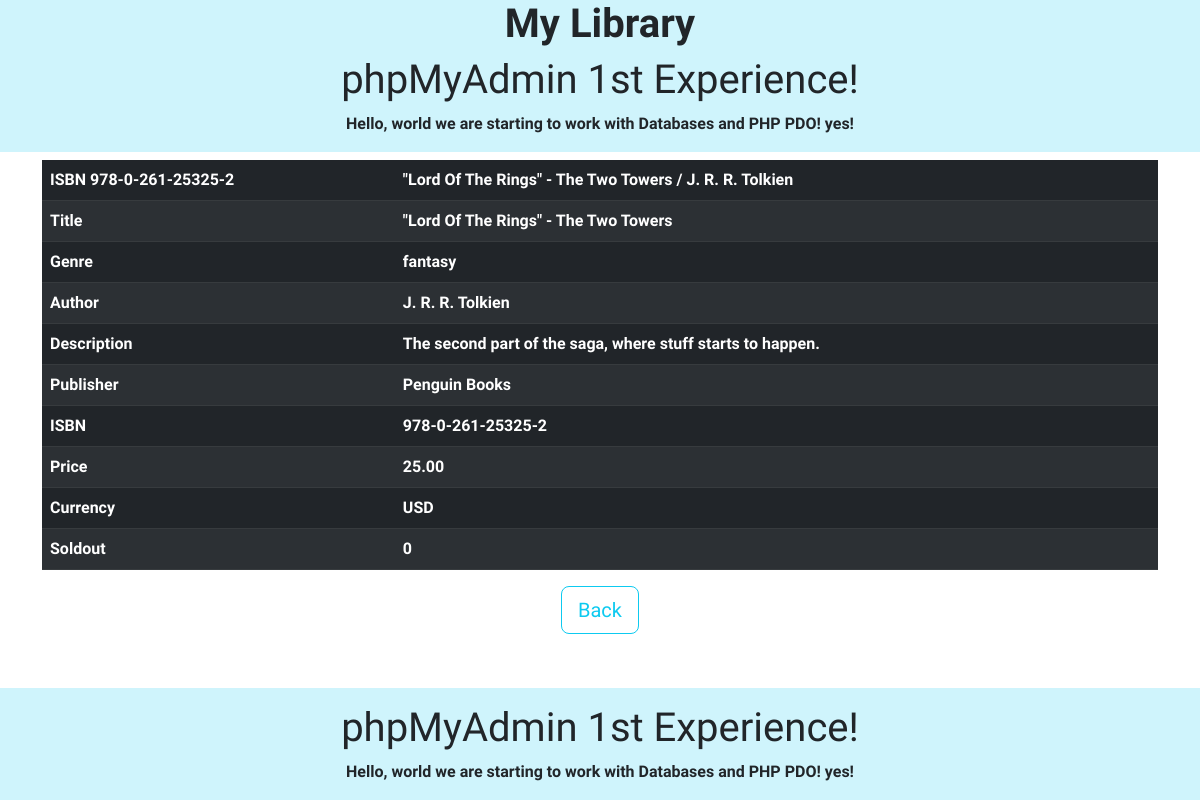
The app's page /bookview.php?id=3 with its own data.
### tables this page shows
CREATE TABLE `books` (
  `id` int NOT NULL,
  `title` text NOT NULL,
  `genre` enum('science-fiction','fantasy','poetry','comedy','comix','novel') NOT NULL,
  `author` varchar(50) NOT NULL,
  `description` varchar(1024) NOT NULL,
  `publisher` varchar(64) NOT NULL,
  `ISBN` varchar(32) NOT NULL,
  `price` decimal(10,2) NOT NULL,
  `currency` enum('CHF','USD') NOT NULL,
  `out_of_print` tinyint(1) NOT NULL,
  `modification_date` date DEFAULT NULL,
  `modification_time` time DEFAULT NULL
);

### includes/db.php (called while the page is built, shortened)
<?php
function translateColumnName($columnName) {
  return NAME_MAP[$columnName];
}
?>

### bookview.php (the view, shortened to what this page needs)
<?php
require "./includes/include_head.php";
require "./includes/header.php";
?>
<body>
<main>
<?php
require 'includes/db.php';
if(isset($_GET['id'])) {
  $id = $_GET['id'];
}
else {
  exit("ATTENTION: Identifier ID in URL missing!");
}
$query = $dbConnection->query("SELECT `title`, `genre`, `author`, `description`, `publisher`, `ISBN`, `price`, `currency`, `out_of_print` FROM `books` WHERE `id` = $id");
$row = $query->fetch(PDO::FETCH_ASSOC);
?>
<div class="container">
    <div class="col-sm ">
    <table class="table table-dark table-striped">
      <thead>
        <tr class="table-dark">
          <th scope="col">ISBN <?php echo $row['ISBN'];?></th>
          <th scope="col"><?php echo $row['title'];?> / <?php echo $row['author'];?></th>
        </tr>
      </thead>
      <tbody>
        <?php
            foreach ($row as $columnName => $value) {
             $translatedColumnName = translateColumnName($columnName);
            echo "<tr>
                    <td>$translatedColumnName</td>
                    <td>$value</td>
                  </tr>";
            }
        ?>
      </tbody>
    </table>
    </div>
    <div class="col-sm text-center">
    <a class="btn btn-outline-info btn-lg " href="./index.php" role="button">Back</a>
    </div>
  </div>
<?php
require "./includes/footer.php";
?>
</main>
  </body>
</html>

### includes/include_head.php (style rules this page uses)
body { font-weight:bold; font-family: 'Oxygen', sans-serif; margin-top: 160px; margin-bottom: 120px; }

### records on screen
books: ISBN "978-0-261-25325-2", title "\"Lord Of The Rings\" - The Two Towers", author "J. R. R. Tolkien", genre "fantasy", description "The second part of the saga, where stuff starts to happen.", publisher "Penguin Books", price "25.00", currency "USD", out_of_print "0"

### other values on screen
$translatedColumnName "Title"
$translatedColumnName "Genre"
$translatedColumnName "Author"
$translatedColumnName "Description"
$translatedColumnName "Publisher"
$translatedColumnName "ISBN"
$translatedColumnName "Price"
$translatedColumnName "Currency"
$translatedColumnName "Soldout"
